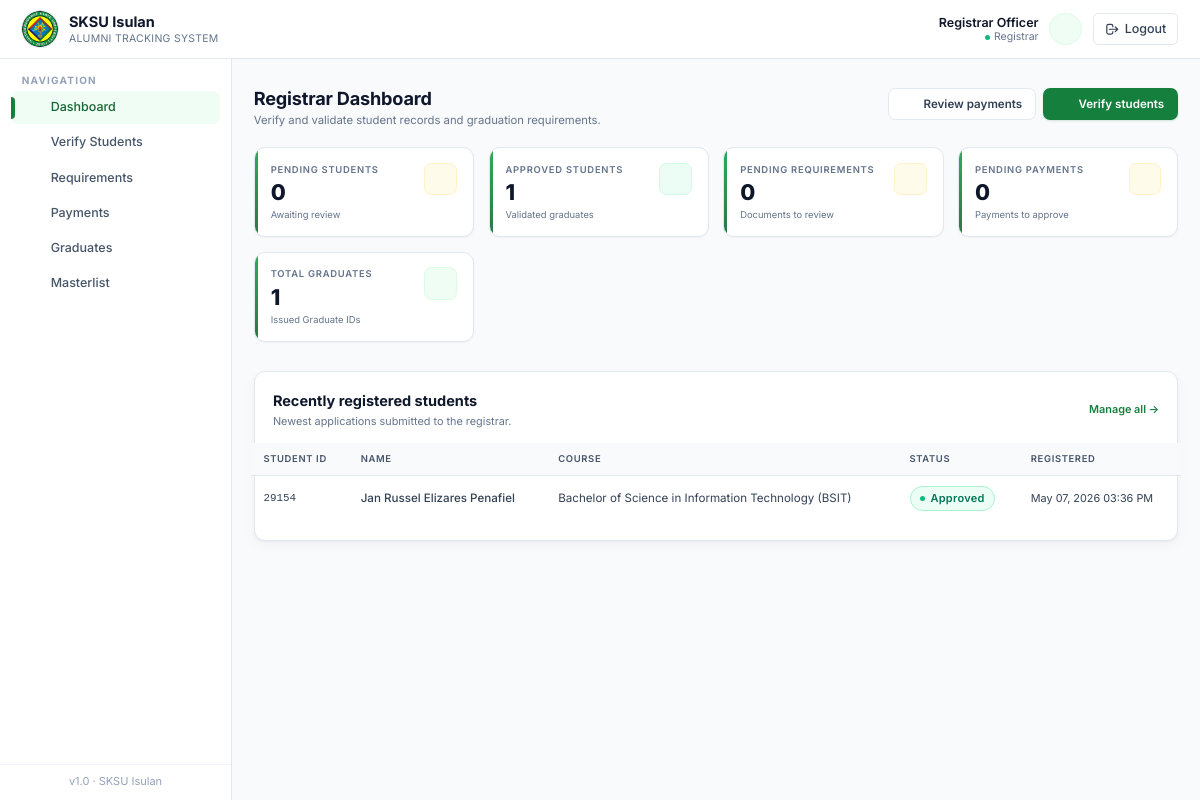
Page /pages/registrar/dashboard.php (signed in) on the committed database.
### tables this page shows
CREATE TABLE `students` (
  `id` int(11) NOT NULL,
  `user_id` int(11) NOT NULL,
  `student_id` varchar(30) NOT NULL,
  `course` varchar(120) NOT NULL,
  `year_level` varchar(20) NOT NULL,
  `department` varchar(120) DEFAULT NULL,
  `academic_year` varchar(20) DEFAULT NULL,
  `expected_graduation` date DEFAULT NULL,
  `status` enum('pending','approved','rejected') DEFAULT 'pending',
  `created_at` datetime DEFAULT current_timestamp()
);

CREATE TABLE `users` (
  `id` int(11) NOT NULL,
  `full_name` varchar(150) NOT NULL,
  `email` varchar(150) NOT NULL,
  `password` varchar(255) NOT NULL,
  `role` enum('student','registrar','alumni','admin') NOT NULL DEFAULT 'student',
  `contact` varchar(30) DEFAULT NULL,
  `address` varchar(255) DEFAULT NULL,
  `status` enum('active','inactive') DEFAULT 'active',
  `created_at` datetime DEFAULT current_timestamp()
);

### includes/db.php (called while the page is built, shortened)
<?php
function db_select($conn, $sql, $types = '', $params = []) {
    $stmt = mysqli_prepare($conn, $sql);
    mysqli_stmt_execute($stmt);
    $result = mysqli_stmt_get_result($stmt);
    $rows = [];
    while ($row = mysqli_fetch_assoc($result)) {
        $rows[] = $row;
    }
    return $rows;
}
function e($value) {
    return htmlspecialchars((string)$value, ENT_QUOTES, 'UTF-8');
}

### pages/registrar/dashboard.php (the view, shortened to what this page needs)
<?php
require_once __DIR__ . '/../../includes/auth.php';
require_once __DIR__ . '/../../includes/helpers.php';
$pending_students = db_count($conn, 'students', "status='pending'");
$approved_students = db_count($conn, 'students', "status='approved'");
$pending_reqs = db_count($conn, 'requirements', "status='pending'");
$pending_payments = db_count($conn, 'payments', "status='pending'");
$total_grads = db_count($conn, 'graduates');
$recent = db_select($conn, "SELECT s.*, u.full_name, u.email FROM students s JOIN users u ON u.id=s.user_id ORDER BY s.created_at DESC LIMIT 10");
include __DIR__ . '/../../templates/header.php';
include __DIR__ . '/../../templates/sidebar.php';
?>
<main class="flex-1 px-4 sm:px-6 py-8">
  <div class="page-head">
    <div>
      <h1>Registrar Dashboard</h1>
      <p class="subtitle">Verify and validate student records and graduation requirements.</p>
    </div>
    <div class="flex gap-2">
      <a href="payments.php" class="btn-secondary">
        <?= icon('cash','w-4 h-4') ?>
        Review payments
      </a>
      <a href="verify.php" class="btn-primary">
        <?= icon('check-circle','w-4 h-4') ?>
        Verify students
      </a>
    </div>
  </div>
  <?php
  $stats = [
    ['Pending Students',     $pending_students,  'user',         'amber',   'Awaiting review'],
    ['Approved Students',    $approved_students, 'check-circle', 'emerald', 'Validated graduates'],
    ['Pending Requirements', $pending_reqs,      'folder',       'amber',   'Documents to review'],
    ['Pending Payments',     $pending_payments,  'cash',         'amber',   'Payments to approve'],
    ['Total Graduates',      $total_grads,       'cap',          'crimson', 'Issued Graduate IDs'],
  ];
  $tones = [
    'amber'   => ['bg-amber-50',   'text-amber-700',   'border-amber-100'],
    'emerald' => ['bg-emerald-50', 'text-emerald-700', 'border-emerald-100'],
    'crimson' => ['bg-crimson-50', 'text-crimson-700', 'border-crimson-100'],
  ];
  ?>
  <div class="grid sm:grid-cols-2 lg:grid-cols-4 gap-4">
    <?php foreach ($stats as [$label, $value, $ic, $tone, $sub]):
      [$bg,$tx,$br] = $tones[$tone];
    ?>
      <div class="stat-card">
        <div class="flex items-start justify-between">
          <div>
            <div class="stat-label"><?= e($label) ?></div>
            <div class="stat-value"><?= $value ?></div>
            <div class="stat-sub"><?= e($sub) ?></div>
          </div>
          <div class="w-9 h-9 rounded-lg <?= $bg ?> <?= $tx ?> border <?= $br ?> flex items-center justify-center"><?= icon($ic,'w-[18px] h-[18px]') ?></div>
        </div>
      </div>
    <?php endforeach; ?>
  </div>
  <div class="mt-8 card">
    <div class="flex items-center justify-between mb-4">
      <div>
        <h3 class="font-bold text-ink-900">Recently registered students</h3>
        <p class="text-xs text-ink-500 mt-0.5">Newest applications submitted to the registrar.</p>
      </div>
      <a href="verify.php" class="text-xs font-semibold text-crimson-700 hover:underline">Manage all &rarr;</a>
    </div>
    <div class="-mx-6 overflow-x-auto">
      <table class="table-clean">
        <thead>
          <tr>
            <th class="pl-6">Student ID</th>
            <th>Name</th>
            <th>Course</th>
            <th>Status</th>
            <th class="pr-6">Registered</th>
          </tr>
        </thead>
        <tbody>
          <?php foreach ($recent as $r): ?>
            <tr>
              <td class="pl-6 font-mono text-xs text-ink-600" data-label="Student ID"><?= e($r['student_id']) ?></td>
              <td class="font-medium text-ink-900" data-label="Name"><?= e($r['full_name']) ?></td>
              <td class="text-ink-600" data-label="Course"><?= e($r['course']) ?></td>
              <td data-label="Status"><?= status_badge($r['status']) ?></td>
              <td class="pr-6 text-xs text-ink-500" data-label="Registered"><?= fmt_datetime($r['created_at']) ?></td>
            </tr>
          <?php endforeach; ?>
        </tbody>
      </table>
    </div>
  </div>
</main>
<?php include __DIR__ . '/../../templates/footer.php'; ?>

### includes/helpers.php (shortened to what this page needs)
<?php
require_once __DIR__ . '/icons.php';
function fmt_datetime($datetime) {
    return date('M d, Y h:i A', strtotime($datetime));
}
function status_badge($status) {
    $status = strtolower((string)$status);
    $map = [
        'pending'        => ['bg-amber-50',   'text-amber-700',   'border-amber-200',   '#f59e0b'],
        'approved'       => ['bg-emerald-50', 'text-emerald-700', 'border-emerald-200', '#10b981'],
        'rejected'       => ['bg-rose-50',    'text-rose-700',    'border-rose-200',    '#f43f5e'],
        'active'         => ['bg-emerald-50', 'text-emerald-700', 'border-emerald-200', '#10b981'],
        'inactive'       => ['bg-slate-100',  'text-slate-700',   'border-slate-200',   '#94a3b8'],
        'paid'           => ['bg-emerald-50', 'text-emerald-700', 'border-emerald-200', '#10b981'],
        'refunded'       => ['bg-sky-50',     'text-sky-700',     'border-sky-200',     '#0ea5e9'],
        'scheduled'      => ['bg-sky-50',     'text-sky-700',     'border-sky-200',     '#0ea5e9'],
        'attended'       => ['bg-emerald-50', 'text-emerald-700', 'border-emerald-200', '#10b981'],
        'cancelled'      => ['bg-rose-50',    'text-rose-700',    'border-rose-200',    '#f43f5e'],
        'employed'       => ['bg-emerald-50', 'text-emerald-700', 'border-emerald-200', '#10b981'],
        'unemployed'     => ['bg-rose-50',    'text-rose-700',    'border-rose-200',    '#f43f5e'],
        'self-employed'  => ['bg-indigo-50',  'text-indigo-700',  'border-indigo-200',  '#6366f1'],
        'further studies'=> ['bg-violet-50',  'text-violet-700',  'border-violet-200',  '#8b5cf6'],
        'upcoming'       => ['bg-sky-50',     'text-sky-700',     'border-sky-200',     '#0ea5e9'],
        'ongoing'        => ['bg-amber-50',   'text-amber-700',   'border-amber-200',   '#f59e0b'],
        'completed'      => ['bg-emerald-50', 'text-emerald-700', 'border-emerald-200', '#10b981'],
    ];
    [$bg, $tx, $br, $dot] = $map[$status] ?? ['bg-slate-50','text-slate-700','border-slate-200','#94a3b8'];
    $label = e(ucfirst($status));
    return '<span class="inline-flex items-center gap-1.5 px-2.5 py-1 rounded-full text-[11px] font-semibold tracking-wide border '
        . $bg . ' ' . $tx . ' ' . $br . '">'
        . '<span class="w-1.5 h-1.5 rounded-full" style="background:' . $dot . '"></span>'
        . $label . '</span>';
}

### assets/css/app.css (style rules this page uses)
:root { --crimson-50:#f0fdf4; --crimson-100:#dcfce7; --crimson-200:#bbf7d0; --crimson-300:#86efac; --crimson-400:#4ade80; --crimson-500:#22c55e; --crimson-600:#16a34a; --crimson-700:#15803d; --crimson-800:#166534; --crimson-900:#14532d; --ink-50:#f8fafc; --ink-100:#f1f5f9; --ink-200:#e2e8f0; --ink-300:#cbd5e1; --ink-400:#94a3b8; --ink-500:#64748b; --ink-600:#475569; --ink-700:#334155; --ink-800:#1e293b; --ink-900:#0f172a; }
html { font-size: 14.5px; }
html, body { font-family: 'Inter', ui-sans-serif, system-ui, -apple-system, 'Segoe UI', Roboto, sans-serif; }
body { color: var(--ink-800); background: var(--ink-50); line-height: 1.5; }
.card { background:#fff; border-radius: 0.75rem; border:1px solid var(--ink-200); box-shadow: 0 1px 2px rgba(15,23,42,0.04), 0 4px 12px rgba(15,23,42,0.04); padding:1.25rem; transition: box-shadow .2s ease, transform .2s ease, border-color .2s ease; }
.stat-card { background:#fff; border:1px solid var(--ink-200); border-radius: 0.75rem; padding: 1rem 1.1rem; box-shadow: 0 1px 2px rgba(15,23,42,0.04); position: relative; overflow: hidden; }
.stat-card::before { content:""; position:absolute; inset:0 auto 0 0; width:3px; background: linear-gradient(180deg, var(--crimson-600), var(--crimson-800)); opacity:0.9; }
.stat-card .stat-label { font-size: 0.65rem; text-transform: uppercase; letter-spacing: 0.08em; font-weight: 600; color: var(--ink-500); }
.stat-card .stat-value { font-size: 1.5rem; font-weight: 800; color: var(--ink-900); line-height: 1.1; margin-top: .3rem; letter-spacing: -0.02em; }
.stat-card .stat-sub { font-size: 0.65rem; color: var(--ink-500); margin-top: .2rem; }
.btn-primary, .btn-secondary, .btn-ghost, .btn-danger { display: inline-flex; align-items: center; justify-content: center; gap: 0.45rem; font-weight: 600; font-size: 0.8rem; padding: 0.55rem 0.9rem; border-radius: 0.5rem; transition: background .15s ease, color .15s ease, border-color .15s ease, box-shadow .15s ease, transform .05s ease; border: 1px solid transparent; cursor: pointer; line-height: 1.25; }
.btn-primary { background: var(--crimson-700); color:#fff; box-shadow: 0 1px 2px rgba(21,128,61,0.18); }
.btn-secondary { background:#fff; color: var(--ink-700); border-color: var(--ink-200); }
.table-clean { width:100%; border-collapse: separate; border-spacing: 0; font-size: 0.8rem; }
.table-clean thead th { background: var(--ink-50); color: var(--ink-600); font-weight: 600; text-align:left; padding: 0.6rem 0.85rem; font-size: 0.65rem; text-transform: uppercase; letter-spacing: 0.07em; border-bottom:1px solid var(--ink-200); white-space: nowrap; }
.table-clean tbody td { padding: 0.7rem 0.85rem; border-bottom:1px solid var(--ink-100); color: var(--ink-700); vertical-align: middle; }
.table-clean tbody tr:last-child td { border-bottom: none; }
.table-clean tbody tr { transition: background .12s ease; }
.page-head { display:flex; align-items: flex-start; justify-content: space-between; gap: 1rem; margin-bottom: 1.25rem; flex-wrap: wrap; }
.page-head h1 { font-size: 1.25rem; font-weight: 700; color: var(--ink-900); letter-spacing: -0.01em; line-height: 1.2; }
.page-head .subtitle { font-size: 0.78rem; color: var(--ink-500); margin-top: 0.15rem; }

### rows in the picture
students: student "29154", user.full_name "Jan Russel Elizares Penafiel", course "Bachelor of Science in Information Technology (BSIT)", status "Approved", created_at "May 07, 2026 03:36 PM"

### other values in the picture
$_SESSION['full_name'] "Registrar Officer"
$_role "Registrar"
$label "Dashboard"
$label "Verify Students"
$label "Requirements"
$label "Payments"
$label "Graduates"
$label "Masterlist"
$label "PENDING STUDENTS"
$value "0"
$sub "Awaiting review"
$label "APPROVED STUDENTS"
$value "1"
$sub "Validated graduates"
$label "PENDING REQUIREMENTS"
